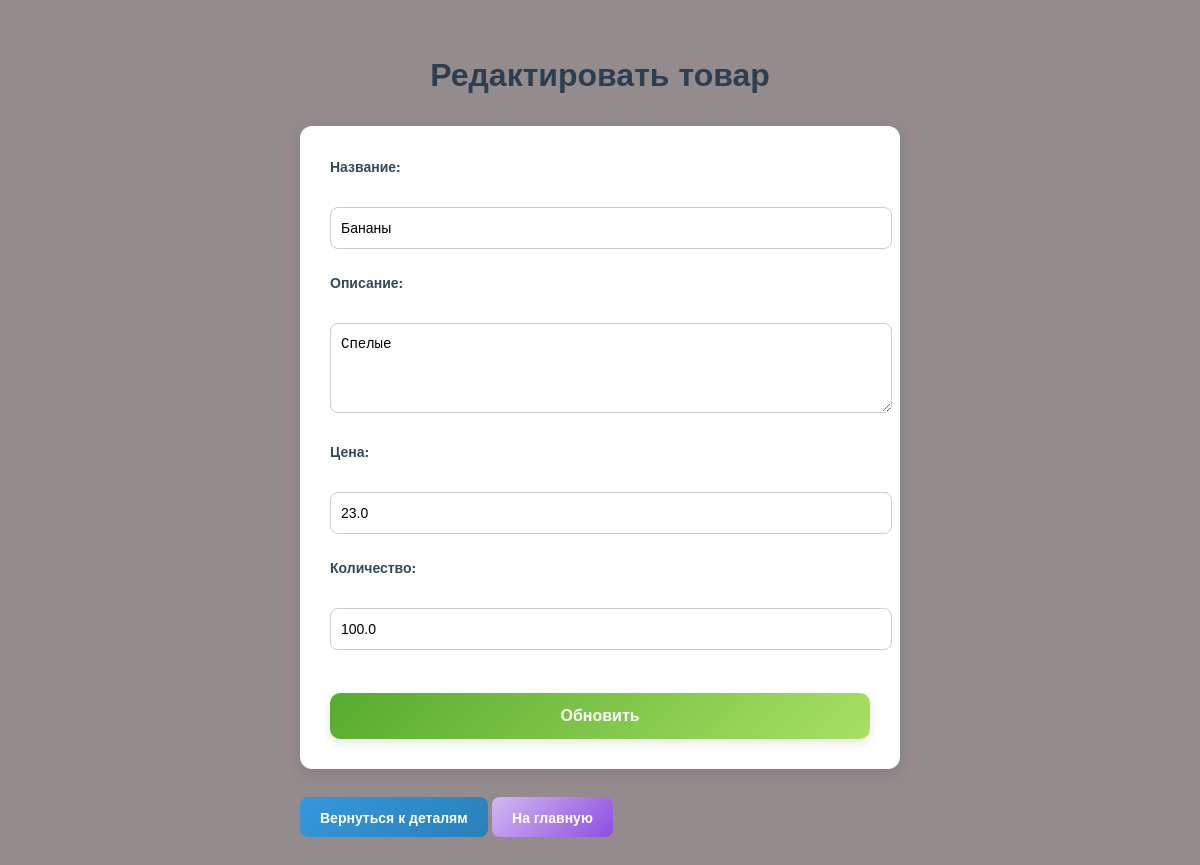
Screenshot of /product/2/edit (signed in) with the database file from the repository.
### app/models.py (models this page shows)
class Product(db.Model):
    id = db.Column(db.Integer, primary_key=True)
    name = db.Column(db.String(100), nullable=False)
    description = db.Column(db.String(255))
    price = db.Column(db.Float, nullable=False)
    quantity = db.Column(db.Float, nullable=False)

### app/main.py (the view)
@bp.route('/product/<int:product_id>/edit', methods=['GET'])
def edit_product_form(product_id):
    product = product_repo.get_by_id(product_id)
    if not product:
        abort(404)
    return render_template('edit_product.html', product=product)

### app/main.py (called while the page is built)
@bp.before_request
def require_login():
    allowed_routes = ['main.login', 'main.register']
    if request.endpoint and request.endpoint.startswith('main.') and request.endpoint not in allowed_routes:
        if 'user_id' not in session:
            return redirect(url_for('main.login'))

### app/repositories.py (called while the page is built)
    def get_by_id(self, product_id):
        return Product.query.get(product_id)

### app/templates/edit_product.html (shortened to what this page needs)
<!DOCTYPE html>
<html lang="ru">
<head>
    <link rel="stylesheet" href="{{ url_for('static', filename='style_edit.css') }}">
</head>
<body>
    <h1>Редактировать товар</h1>
    <form method="POST" action="{{ url_for('main.update_product', product_id=product.id) }}">
        <label for="name">Название:</label><br>
        <input type="text" id="name" name="name" value="{{ product.name }}" required><br><br>
        <label for="description">Описание:</label><br>
        <textarea id="description" name="description" rows="4" cols="50" required>{{ product.description }}</textarea><br><br>
        <label for="price">Цена:</label><br>
        <input type="number" step="0.01" id="price" name="price" value="{{ product.price }}" min="1" required><br><br>
        <label for="quantity">Количество:</label><br>
        <input type="number" id="quantity" name="quantity" value="{{ product.quantity }}" min="1" max="1000" required><br><br>
        <button type="submit">Обновить</button>
    </form>
    <br>
    <a href="{{ url_for('main.product_detail', product_id=product.id) }}" class="btn btn-redetail">Вернуться к деталям</a>
    <a href="{{ url_for('main.index') }}" class="btn btn-home">На главную</a>
</body>
</html>

### app/static/style_edit.css (style rules this page uses)
body { font-family: 'Poppins', 'Helvetica Neue', Helvetica, Arial, sans-serif; background-color: #948c8c; color: #333; max-width: 600px; margin: 50px auto; padding: 0 20px; }
h1 { text-align: center; color: #2c3e50; font-weight: 600; margin-bottom: 30px; font-size: 2rem; }
form { background-color: #fff; padding: 30px; border-radius: 12px; box-shadow: 0 4px 15px rgba(0, 0, 0, 0.1); transition: box-shadow 0.3s, transform 0.3s; }
label { display: block; margin-bottom: 8px; font-weight: 600; font-size: 14px; color: #34495e; }
input[type="text"], input[type="number"], textarea { width: 100%; padding: 12px 10px; border: 1px solid #ccc; border-radius: 8px; font-size: 14px; transition: border-color 0.3s, box-shadow 0.3s; }
button { display: inline-block; width: 100%; padding: 14px; margin-top: 20px; background: linear-gradient(135deg, #56ab2f 0%, #a8e063 100%); border: none; border-radius: 10px; color: #fff; font-size: 16px; font-weight: 600; cursor: pointer; box-shadow: 0 4px 10px rgba(0,0,0,0.1); transition: background 0.3s, transform 0.2s; }
.btn-home { background: linear-gradient(135deg, #d2b8f3, #8d4ee0); color: #fff; transition: all 0.5s ease; }
.btn-redetail { background: linear-gradient(135deg, #3498db, #2980b9); color: #fff; }
.a-btn, .btn { display: inline-block; padding: 10px 20px; margin: 5px 0; border-radius: 8px; font-size: 14px; font-weight: 600; text-decoration: none; transition: all 0.3s ease; cursor: pointer; }
a { display: inline-block; margin-top: 30px; margin-right: 15px; text-decoration: none; color: #3498db; font-weight: 500; font-size: 15px; transition: color 0.3s, transform 0.2s; }

### rows the page displays
Product: name "Бананы", description "Спелые", price "23.0", quantity "100.0"
